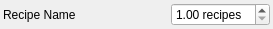
<?xml version="1.0" encoding="UTF-8"?>
<ui version="4.0">
 <class>RecipeListItemWidget</class>
 <widget class="QWidget" name="RecipeListItemWidget">
  <property name="geometry">
   <rect>
    <x>0</x>
    <y>0</y>
    <width>273</width>
    <height>26</height>
   </rect>
  </property>
  <property name="windowTitle">
   <string>Form</string>
  </property>
  <layout class="QHBoxLayout" name="horizontalLayout">
   <property name="leftMargin">
    <number>3</number>
   </property>
   <property name="topMargin">
    <number>3</number>
   </property>
   <property name="rightMargin">
    <number>3</number>
   </property>
   <property name="bottomMargin">
    <number>3</number>
   </property>
   <item>
    <widget class="QLabel" name="lblRecipeName">
     <property name="text">
      <string>Recipe Name</string>
     </property>
    </widget>
   </item>
   <item>
    <spacer name="horizontalSpacer">
     <property name="orientation">
      <enum>Qt::Horizontal</enum>
     </property>
     <property name="sizeHint" stdset="0">
      <size>
       <width>103</width>
       <height>20</height>
      </size>
     </property>
    </spacer>
   </item>
   <item>
    <widget class="QDoubleSpinBox" name="dspnNumRecipes">
     <property name="suffix">
      <string> recipes</string>
     </property>
     <property name="minimum">
      <double>1.000000000000000</double>
     </property>
     <property name="singleStep">
      <double>0.500000000000000</double>
     </property>
    </widget>
   </item>
  </layout>
 </widget>
 <resources/>
 <connections/>
</ui>
